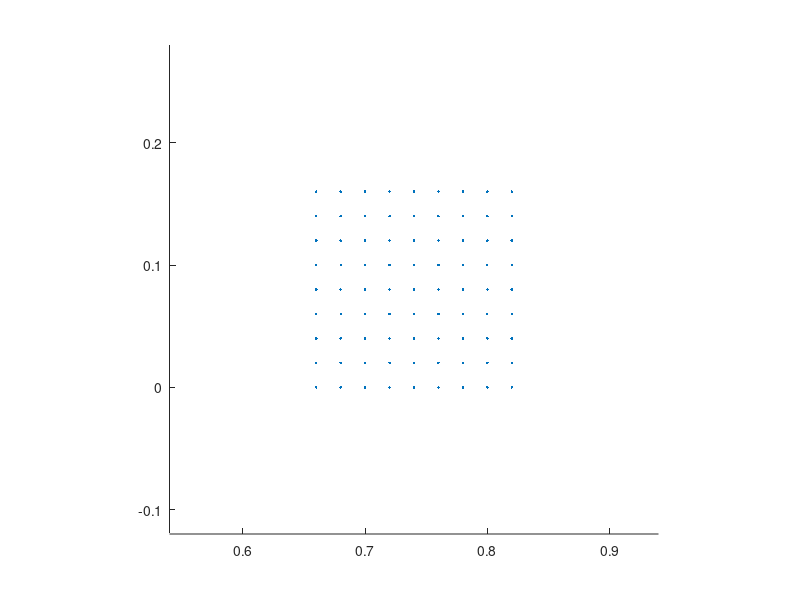

MATLAB code to generate this figure:
%% ---------------------------------------------------------------------
%%
%% Copyright (c) 2019 - 2019 by the IBAMR developers
%% All rights reserved.
%%
%% This file is part of IBAMR.
%%
%% IBAMR is free software and is distributed under the 3-clause BSD
%% license. The full text of the license can be found in the file
%% COPYRIGHT at the top level directory of IBAMR.
%%
%% ---------------------------------------------------------------------

  clear all;
  
  PATH = './';
  
  WallPath = strcat(PATH,'rectangle3d.vertex');
  %%
  % Domain parameters
  Lx = 3.22; Ly = 1.0; Lz = 1.0;
  Nx = 161;  Ny = 50; Nz = 50;
  
  % Dimensional parameters
  dx = Lx/Nx; dy = Ly/Ny; dz = Lz/Nz;
  Length = 0.16;
  Width  = 0.4;
  Height = 0.16;
  Xcom   = 0.74;
  Ycom   = 0.3 + Width/2;
  Zcom   = Height/2.0;
  
  NumPtsX = ceil(Length/dx) + 1
  NumPtsY = ceil(Width/dy) + 1
  NumPtsZ = ceil(Height/dz) + 1
  
  lag_pts = 0;
  
  % Generate Rectangular Prism
  for k = 1:NumPtsZ
    z = Zcom - Height/2 + (k-1)*dz;
      for j = 1:NumPtsY
          y = Ycom - Width/2 + (j-1)*dy;
          for i = 1:NumPtsX
                x = Xcom-Length/2 + (i-1)*dy;
                lag_pts = lag_pts+1;
                LagX(lag_pts) = x;
                LagY(lag_pts) = y;
                LagZ(lag_pts) = z;
          end
      end
  end
  

  figure;
  plot3(LagX,LagY, LagZ,'.')
  view(0,0)
  axis equal;
  
  %% write it in file
  
  lag_pts = length(LagY);
  fid = fopen(WallPath,'wt');
  fprintf(fid,'%d\n',lag_pts);
  
  for i = 1:length(LagX)
      fprintf(fid,'%12.7E\t\t%12.7E\t\t%12.7E\n',LagX(i), LagY(i),LagZ(i));
  end
  
  fclose(fid);
